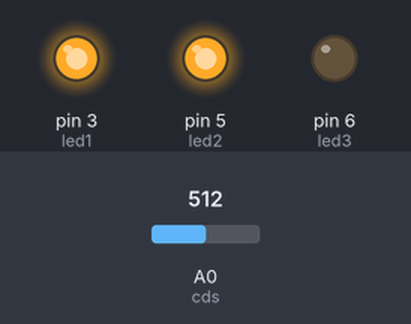
Simulated run of this sketch. Board: Arduino Uno, built with avr-gcc and run on an emulated ATmega328P. On the bench: output pins drawn as LEDs (lit = HIGH). The test bench sets the inputs (shaded band); at power-on: A0 (cds) = 512.

Above: at 1.2 s.
1.3 s: A0 (cds) set to 583
2.8 s: A0 (cds) set to 600
At 4.0 s:
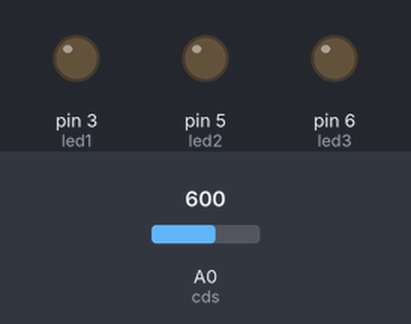
4.3 s: A0 (cds) set to 491
At 5.5 s:
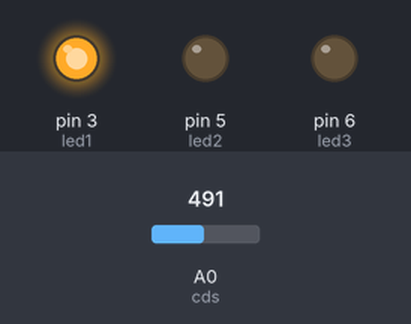
5.9 s: A0 (cds) set to 500
At 6.7 s:
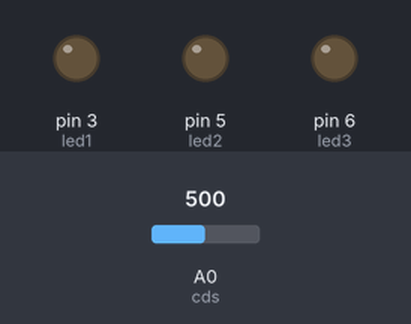
7.5 s: A0 (cds) set to 610
At 7.9 s:
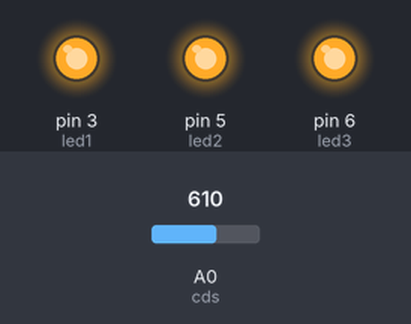
9.1 s: A0 (cds) set to 319
10.6 s: A0 (cds) set to 290
At 11.5 s:
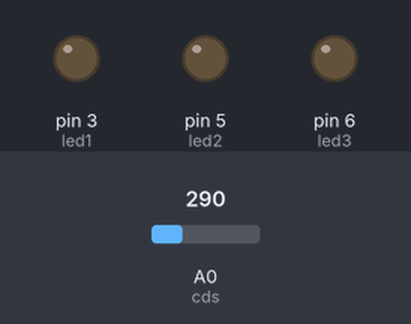
Timing chart, 0 to 13.1 s (numbered marks = the images above; inputs shaded):
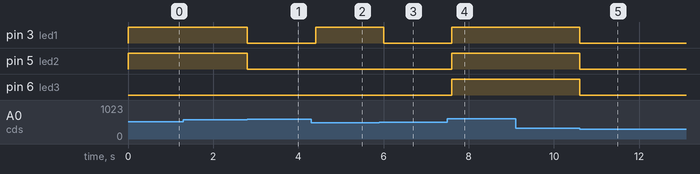

The sketch:

02_cds.ino
```cpp
int cds = A0;
int led1 = 3;
int led2 = 5;
int led3 = 6;

void setup() {
  pinMode(led1, OUTPUT);
  pinMode(led2, OUTPUT);
  pinMode(led3, OUTPUT);
}

void loop() {
  int cdsValue = analogRead(cds);


  if (cdsValue > 300 && cdsValue < 500)
  {
    digitalWrite(led1, HIGH);
  }
  else if (cdsValue > 501 && cdsValue < 600)
  {
    digitalWrite(led1, HIGH);
    digitalWrite(led2, HIGH);
  }
  else if (cdsValue > 601 && cdsValue < 1000)
  {
  digitalWrite(led1, HIGH);
  digitalWrite(led2, HIGH);
  digitalWrite(led3, HIGH);
  }
  else {
    digitalWrite(led1, LOW);
    digitalWrite(led2, LOW);
    digitalWrite(led3, LOW);
  }
  delay(200);
}
```

Measured:
- the behaviour switches between 599 and 600 on A0 (cds) (found by bisection; images 0 and 1)
- the behaviour switches between 499 and 500 on A0 (cds) (found by bisection; images 2 and 3)
- the behaviour switches between 301 and 300 on A0 (cds) (found by bisection; images 4 and 5)
- after the input at 1.3 s, every drawn part: stays the same
- after the input at 2.8 s, pin 3 (led1), pin 5 (led2): HIGH → LOW at once
- after the input at 4.3 s, pin 3 (led1): LOW → HIGH after 0.10 s
- after the input at 5.9 s, pin 3 (led1): HIGH → LOW after 0.10 s
- after the input at 7.5 s, pin 3 (led1), pin 5 (led2), pin 6 (led3): LOW → HIGH after 0.10 s
- after the input at 9.1 s, every drawn part: stays the same
- after the input at 10.6 s, pin 3 (led1), pin 5 (led2), pin 6 (led3): HIGH → LOW at once
